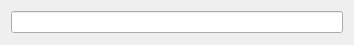
<?xml version="1.0" encoding="UTF-8"?>
<ui version="4.0">
 <class>TestOUTPUT</class>
 <widget class="QWidget" name="TestOUTPUT">
  <property name="geometry">
   <rect>
    <x>0</x>
    <y>0</y>
    <width>354</width>
    <height>45</height>
   </rect>
  </property>
  <property name="windowTitle">
   <string>Form</string>
  </property>
  <layout class="QVBoxLayout" name="verticalLayout">
   <item>
    <widget class="QLineEdit" name="lineEdit"/>
   </item>
  </layout>
 </widget>
 <resources/>
 <connections/>
</ui>
